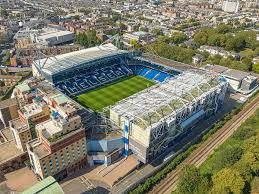
#> input picture Pertemuan 9/Segmentasi Citra Digital/image.jpeg, 259 x 194 px
$ python ThresholdingWithOpenCV.py
#> lines starting #> are read from the running program, lines starting #| are printed output that depends on the picture; after the words box and inside, x2 and y2 are one past the last pixel; in counts of white or black regions, pixels touching at a corner belong together
import cv2
import numpy as np

image = cv2.imread('image.jpeg', cv2.IMREAD_GRAYSCALE)
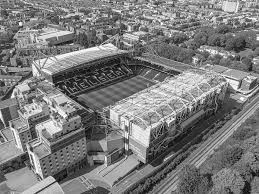
#> image: shape (194, 259); min 0, max 255, mean 124

ret, thresh1 = cv2.threshold(image, 127, 255, cv2.THRESH_BINARY)
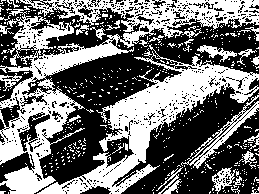
#> thresh1: shape (194, 259); 44.7% white; 494 white regions (465 under 20 px), largest, box (x1, y1, x2, y2) and area: (0, 0, 259, 194) 10986, (37, 44, 259, 194) 7570, (181, 95, 259, 169) 795

thresh2 = cv2.adaptiveThreshold(image, 255, cv2.ADAPTIVE_THRESH_GAUSSIAN_C, cv2.THRESH_BINARY, 11, 2)
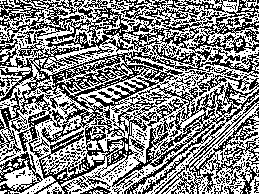
#> thresh2: shape (194, 259); 52.7% white; black in thin lines or dots

cv2.imshow('Global Thresholding', thresh1)
cv2.imshow('Adaptive Thresholding', thresh2)
cv2.waitKey(0)
cv2.destroyAllWindows()
